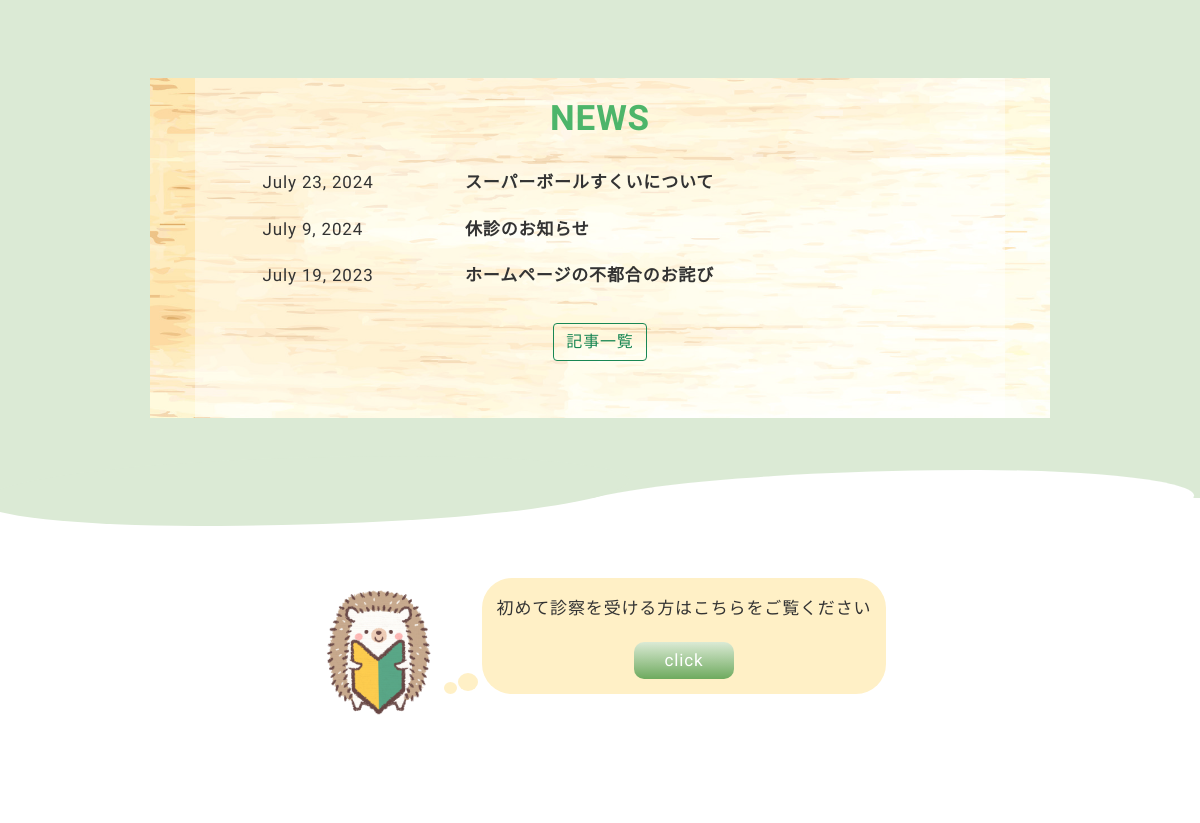
The app's page / (middle part), older data.
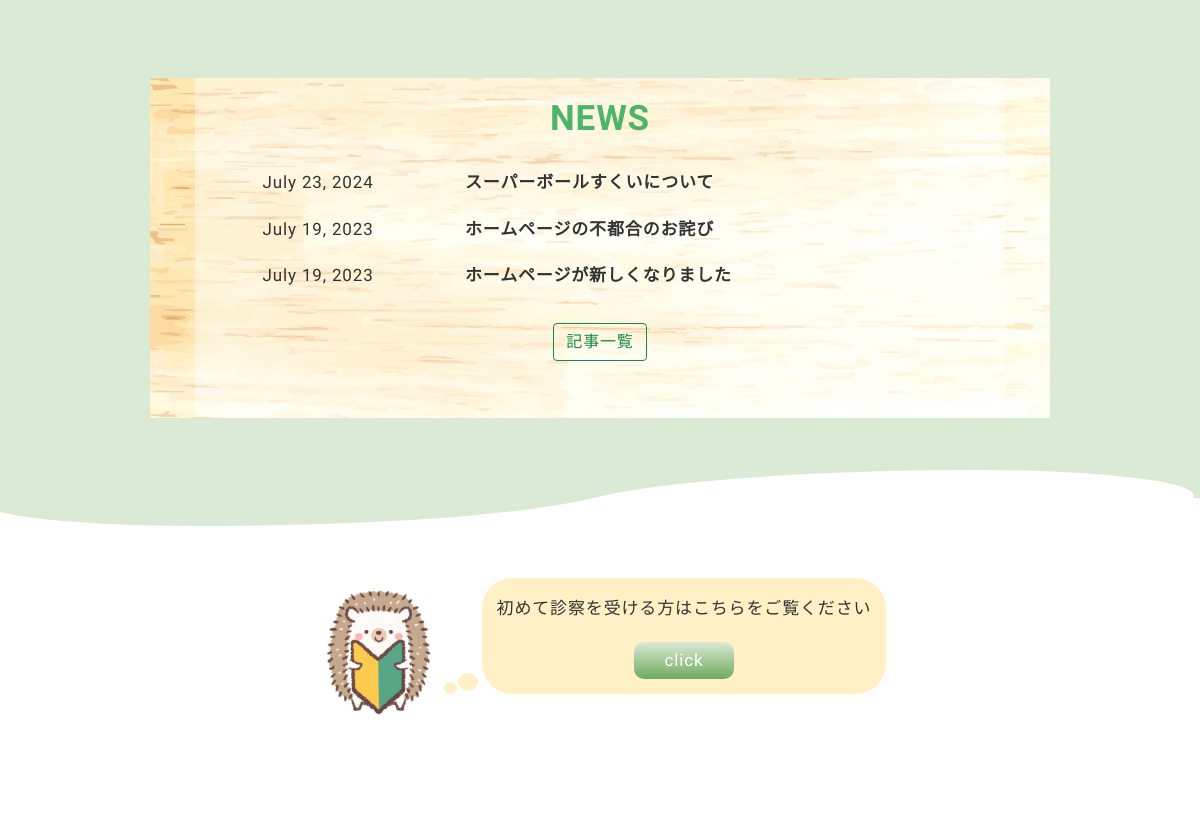
The same page, newer data.
### dent_site/models.py (models this page shows, shortened)
class News(models.Model):
  date = models.DateField()
  title = models.CharField(max_length=50)
  text = models.TextField()

### dent_site/views.py (the view)
# urls.py: path('', views.home, name='home'),
def home(request):
    contents = News.objects.order_by('date').reverse()[0:3]
    context = {
        'contents': contents,
    }
    return render(request, 'dent_site/home.html', context)

### dent_site/templates/dent_site/home.html (shortened to what this page needs)
{% extends './base.html' %}
{% load static %}
{% block head %}
<link rel="stylesheet" type="text/css" href="{% static 'dent_site/css/home.css' %}">
{% endblock head %}
{% block content %}
<main>
  <div class="news-container back-green py-80 position-relative" style="height: 500px;">
    <div class="news-back mx-auto" style="background-image: url(/media/img/home/news.jpg);">
      <div class="news">
        <h2 class="en green py-3">NEWS</h2>
        {% for content in contents %}
          <div>
            <div class="row py-2 g-0">
              <time class="col-2 offset-1">{{ content.date }}</time>
              <a href="{% url 'dent_site:news_detail' content.pk %}" class="txt fw-bold col-8">{{ content.title }}</a>
            </div>
          </div>
        {% endfor %}
        <div class="text-center">
          <a href="{% url 'dent_site:news' %}" class="btn btn-outline-success mt-4">記事一覧</a>
        </div>
      </div>
    </div>
    <div class="wave"></div>
  </div>
  <div class="py-80">
    <div class="d-flex justify-content-center">
      <img class="hedgehog col-6" src="media/img/home/first.png">
      <div class="bubble position-relative">
        <p class="txt">初めて診察を受ける方はこちらをご覧ください</p>
        <a href="{% url 'dent_site:first' %}" class="en"><div class="click-btn">click</div></a>
      </div>
    </div>
  </div>
</main>
{% endblock %}

Row changes from the older to the newer data that the page shows:
removed News: date "July 9, 2024", title "休診のお知らせ"
now on this page (row unchanged): News: date "July 19, 2023", title "ホームページが新しくなりました"
